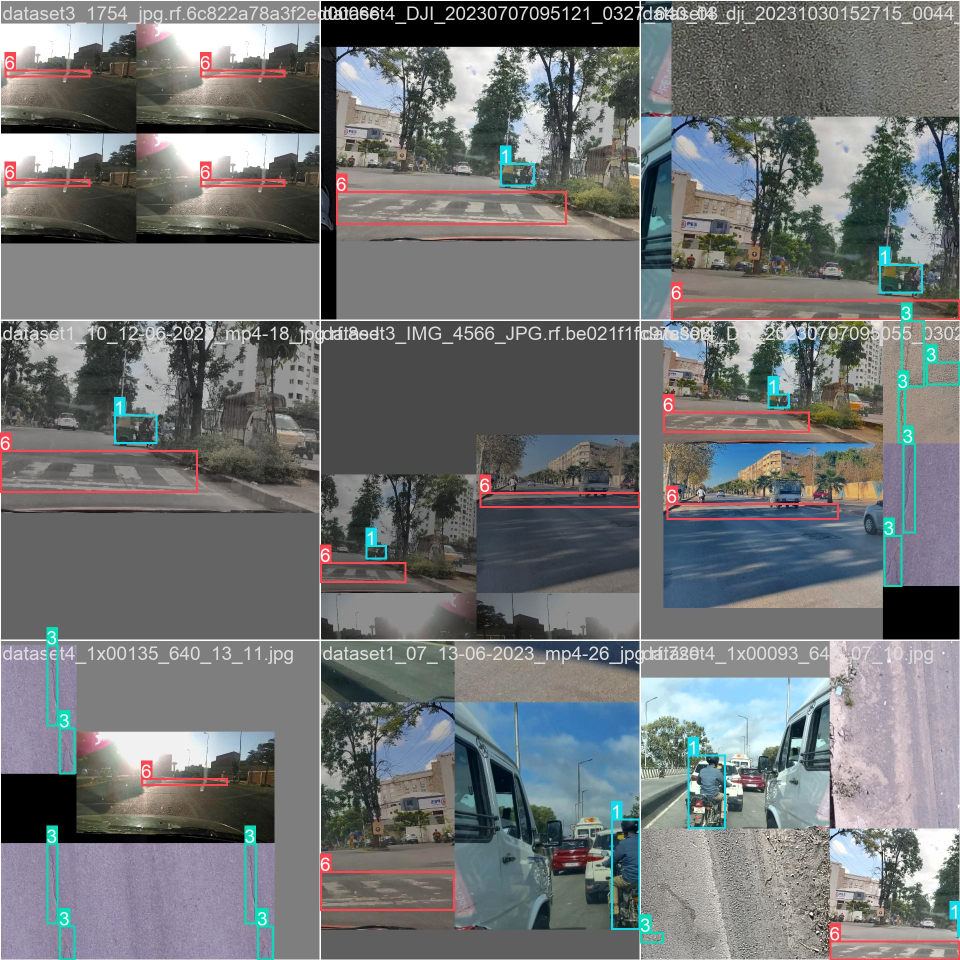
#> input picture RoadDetectionModel/RoadModel_yolov8m.pt_rounds120_b9/train_batch0.jpg, 1920 x 1920 px (shown at 1/2 size)
$ python -i processing.py   (imports and definitions only)
#> lines starting #> are read from the running program, lines starting #| are printed output that depends on the picture; after the words box and inside, x2 and y2 are one past the last pixel; in counts of white or black regions, pixels touching at a corner belong together
"""Frame processing functions for the vision pipeline."""

from __future__ import annotations

import cv2
import math

from config import (
    BLUR_KERNEL,
    CANNY_HIGH,
    CANNY_LOW,
    CIRCLE_BINARY_THRESHOLD,
    CIRCLE_MAX_AREA,
    CIRCLE_MIN_AREA,
    CIRCLE_MIN_CIRCULARITY,
    CIRCLE_MIN_RADIUS,
)


def process_frame(frame_rgb):
    """Convert a camera frame into display-ready views and circle detections."""
    if frame_rgb is None:
        raise ValueError("Input frame is empty.")

    frame_bgr = cv2.cvtColor(frame_rgb, cv2.COLOR_RGB2BGR)
#> frame_bgr is the input picture: shape (1920, 1920, 3); mean B, G, R 117.5, 116.7, 114.2
    gray = cv2.cvtColor(frame_bgr, cv2.COLOR_BGR2GRAY)
    blurred = cv2.GaussianBlur(gray, BLUR_KERNEL, 0)
    edges = cv2.Canny(blurred, CANNY_LOW, CANNY_HIGH)
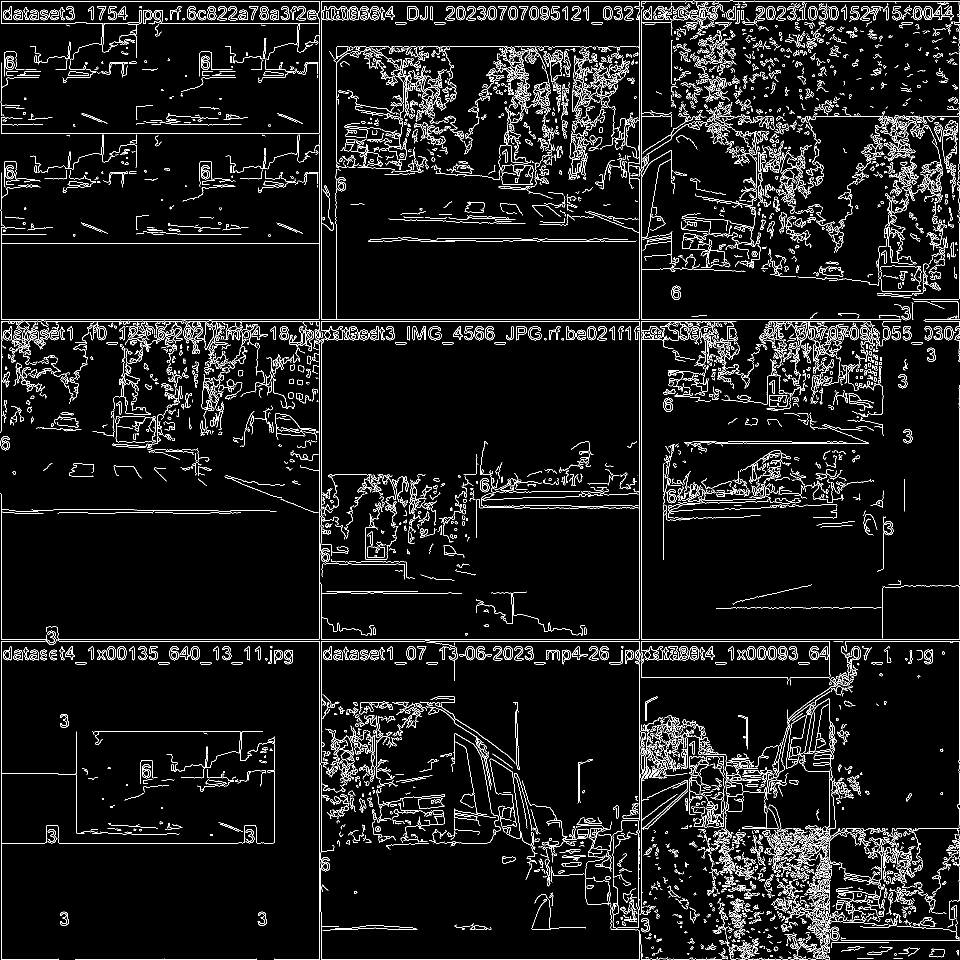
#> edges: shape (1920, 1920) (shown at 1/2 size); 6.2% white in thin lines or dots
    _, thresholded = cv2.threshold(
        blurred,
        CIRCLE_BINARY_THRESHOLD,
        255,
        cv2.THRESH_BINARY_INV,
    )
#> thresholded: shape (1920, 1920); 29.8% white; 1570 white regions (1041 under 20 px), largest, box (x1, y1, x2, y2) and area: (643, 643, 1278, 1278) 284402, (1282, 26, 1821, 568) 103014, (642, 2, 1279, 639) 95498
    thresholded = cv2.morphologyEx(
        thresholded,
        cv2.MORPH_OPEN,
        cv2.getStructuringElement(cv2.MORPH_ELLIPSE, (5, 5)),
    )
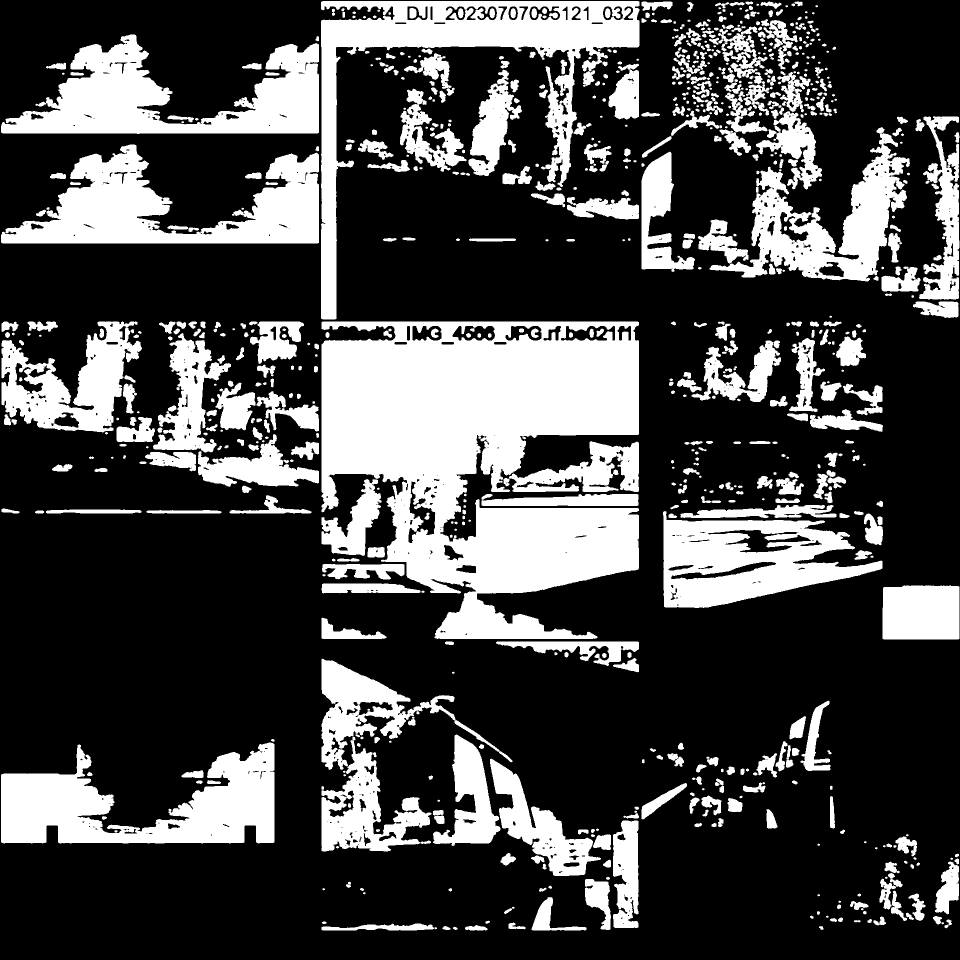
#> thresholded: shape (1920, 1920) (shown at 1/2 size); 28.1% white; 806 white regions (110 under 20 px)
    contours, _ = cv2.findContours(
        thresholded,
        cv2.RETR_EXTERNAL,
        cv2.CHAIN_APPROX_SIMPLE,
    )
#> contours = 783 contours, 216 with area under 20; largest, box (x1, y1, x2, y2) and area: (643, 643, 1278, 1278) 265076, (642, 2, 1279, 639) 81876, (2, 69, 638, 268) 60571, (2, 289, 638, 487) 60561, (2, 1485, 549, 1687) 59716

    detection_view = frame_bgr.copy()
    count = 0

    for contour in contours:
        area = cv2.contourArea(contour)
        if area < CIRCLE_MIN_AREA or area > CIRCLE_MAX_AREA:
            continue

        perimeter = cv2.arcLength(contour, True)
        if perimeter <= 0:
            continue

        circularity = 4.0 * math.pi * area / (perimeter * perimeter)
        if circularity < CIRCLE_MIN_CIRCULARITY:
            continue

        (x, y), radius = cv2.minEnclosingCircle(contour)
        if radius < CIRCLE_MIN_RADIUS:
            continue

        count += 1
        center = (int(x), int(y))
        radius_int = int(radius)
        cv2.circle(detection_view, center, radius_int, (0, 255, 0), 2)
        cv2.circle(detection_view, center, 3, (0, 255, 255), -1)
#> this loop made 783 passes
#> area on passes 2 to 4: 31, 34.5, 70.5
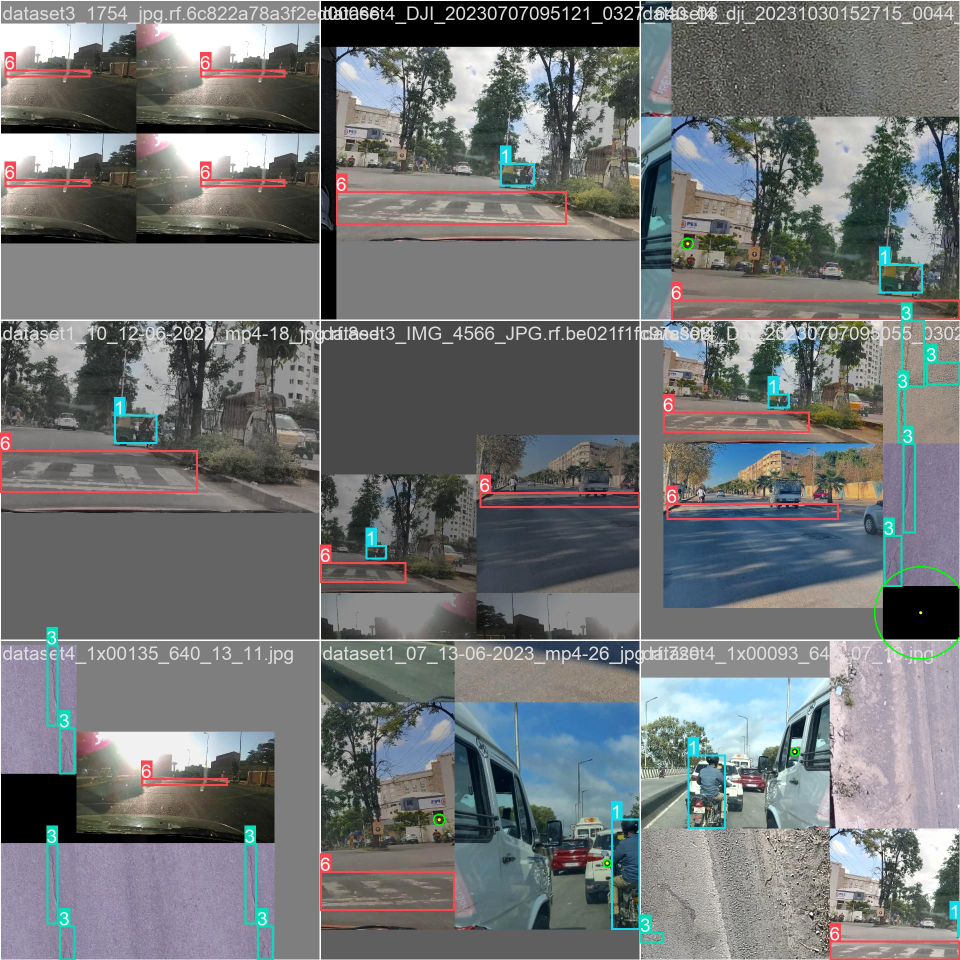
#> detection_view: shape (1920, 1920, 3) (shown at 1/2 size); 0.06% of pixels changed, all inside (x1, y1, x2, y2) = (866, 475, 1920, 1736)
#> after the loop, count = 5

    return frame_bgr, detection_view, edges, count


# [26 lines left out: function draw_status, not called in this run]

>>> import cv2
>>> picture = cv2.cvtColor(cv2.imread('../RoadDetectionModel/RoadModel_yolov8m.pt_rounds120_b9/train_batch0.jpg'), cv2.COLOR_BGR2RGB)
>>> result = process_frame(picture)

$ run again, on RoadDetectionModel/RoadModel_yolov8m.pt_rounds120_b9/train_batch1.jpg
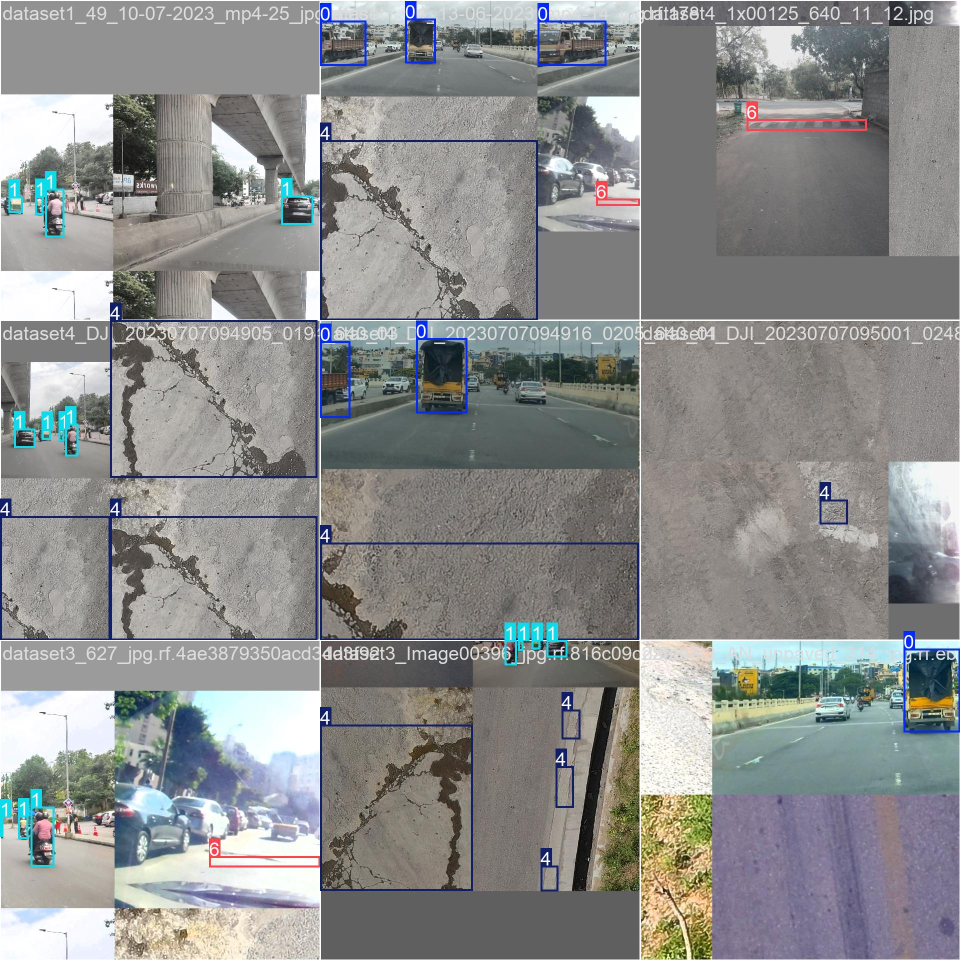
#> input picture RoadDetectionModel/RoadModel_yolov8m.pt_rounds120_b9/train_batch1.jpg, 1920 x 1920 px (shown at 1/2 size)
#> in process_frame, frame_bgr is the input picture: shape (1920, 1920, 3); mean B, G, R 140.4, 141, 139.9
#> in process_frame, `edges = cv2.Canny(blurred, CANNY_LOW, CANNY_HIGH)`:
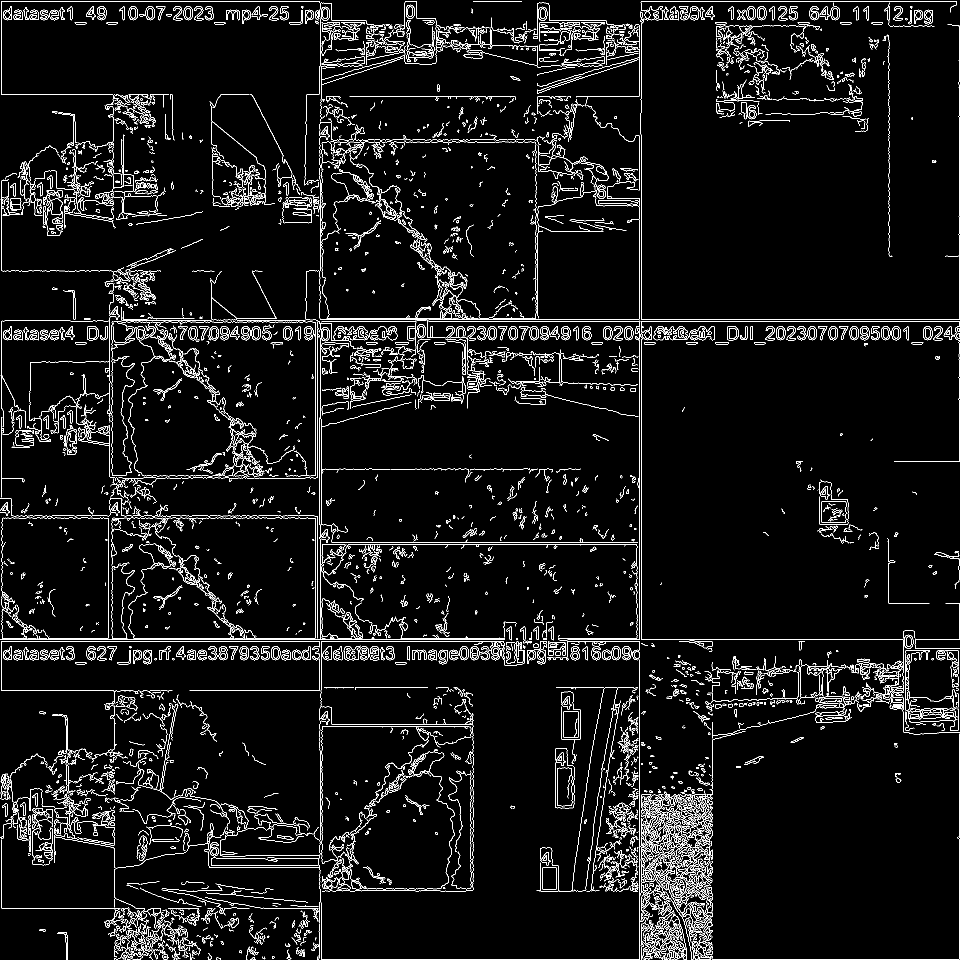
#> edges: shape (1920, 1920) (shown at 1/2 size); 5.3% white in thin lines or dots
#> in process_frame, `thresholded = cv2.morphologyEx( thresholded, cv2.MORPH_OPEN, cv2.getSt..`:
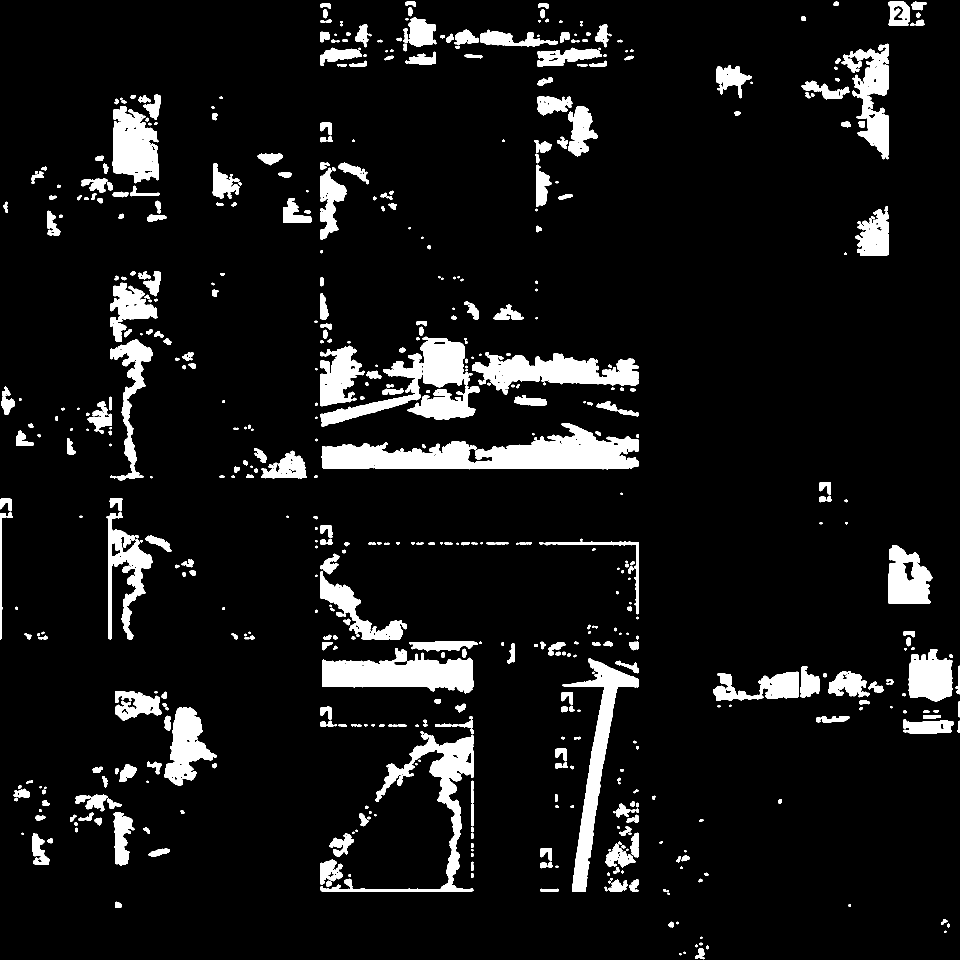
#> thresholded: shape (1920, 1920) (shown at 1/2 size); 8.4% white; 586 white regions (76 under 20 px)
#> contours = 586 contours, 167 with area under 20; largest, box (x1, y1, x2, y2) and area: (643, 846, 1278, 939) 29758, (641, 673, 960, 854) 17962, (644, 1296, 948, 1387) 16264, (1125, 1316, 1278, 1784) 14239, (641, 1462, 947, 1784) 13747
#> the loop in process_frame, `for contour in contours:` made 586 passes
#> area on passes 4, 9, 11: 27.5, 29, 75
#> after the loop in process_frame, `for contour in contours:`: count = 2
